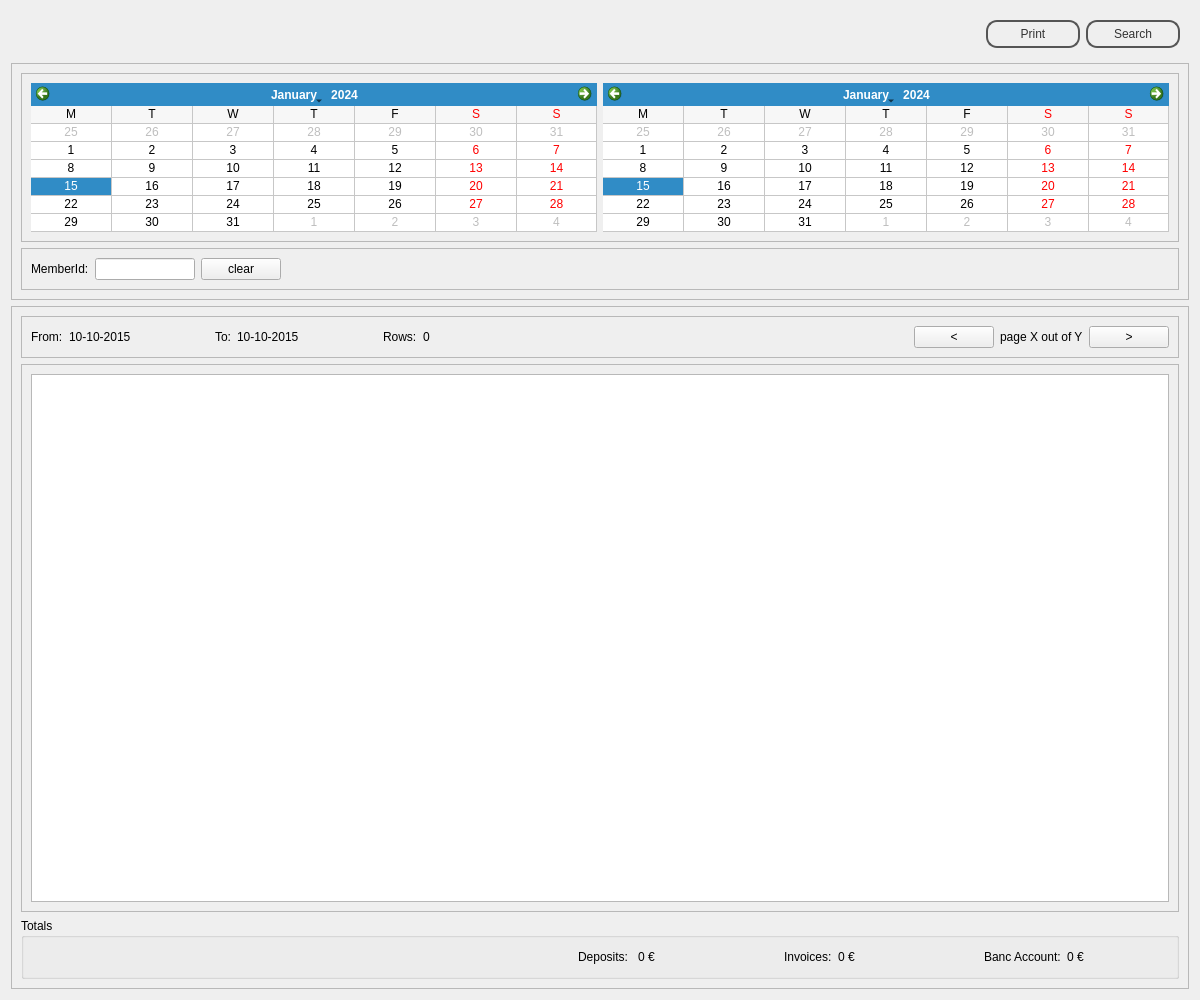
<?xml version="1.0" encoding="UTF-8"?>
<ui version="4.0">
 <class>AccountBalanceView</class>
 <widget class="QWidget" name="AccountBalanceView">
  <property name="geometry">
   <rect>
    <x>0</x>
    <y>0</y>
    <width>1200</width>
    <height>1000</height>
   </rect>
  </property>
  <property name="windowTitle">
   <string>Form</string>
  </property>
  <property name="styleSheet">
   <string notr="true">#topFrame {
border: none;
background: qlineargradient(x1: 0, y1: 0, x2: 0, y2: 1,
stop: 0 #a6a6a6, stop: 0.08 #7f7f7f,
stop: 0.39999 #717171, stop: 0.4 #626262,
stop: 0.9 #4c4c4c, stop: 1 #333333);
}

#bottomFrame {
border: none;
background: white;
}

#topFrame QPushButton {
color: #333;
border: 2px solid #555;
border-radius: 11px;
padding: 5px;
background: qradialgradient(cx: 0.3, cy: -0.4,
fx: 0.3, fy: -0.4,
radius: 1.35, stop: 0 #fff, stop: 1 #888);
min-width: 80px;
}

#topFrame QPushButton:hover {
background: qradialgradient(cx: 0.3, cy: -0.4,
fx: 0.3, fy: -0.4,
radius: 1.35, stop: 0 #fff, stop: 1 #bbb);
}

#topFrame QPushButton:pressed {
background: qradialgradient(cx: 0.4, cy: -0.1,
fx: 0.4, fy: -0.1,
radius: 1.35, stop: 0 #fff, stop: 1 #ddd);
}
</string>
  </property>
  <layout class="QVBoxLayout" name="verticalLayout">
   <item>
    <widget class="QFrame" name="topFrame">
     <property name="sizePolicy">
      <sizepolicy hsizetype="Preferred" vsizetype="Fixed">
       <horstretch>0</horstretch>
       <verstretch>0</verstretch>
      </sizepolicy>
     </property>
     <property name="frameShape">
      <enum>QFrame::StyledPanel</enum>
     </property>
     <property name="frameShadow">
      <enum>QFrame::Raised</enum>
     </property>
     <layout class="QHBoxLayout" name="horizontalLayout_3">
      <item>
       <spacer name="horizontalSpacer_2">
        <property name="orientation">
         <enum>Qt::Horizontal</enum>
        </property>
        <property name="sizeHint" stdset="0">
         <size>
          <width>548</width>
          <height>20</height>
         </size>
        </property>
       </spacer>
      </item>
      <item>
       <widget class="QPushButton" name="printPushButton">
        <property name="text">
         <string>Print</string>
        </property>
       </widget>
      </item>
      <item>
       <widget class="QPushButton" name="searchPushButton">
        <property name="text">
         <string>Search</string>
        </property>
       </widget>
      </item>
     </layout>
    </widget>
   </item>
   <item>
    <widget class="QFrame" name="searchFrame">
     <property name="sizePolicy">
      <sizepolicy hsizetype="Preferred" vsizetype="Fixed">
       <horstretch>0</horstretch>
       <verstretch>0</verstretch>
      </sizepolicy>
     </property>
     <property name="frameShape">
      <enum>QFrame::StyledPanel</enum>
     </property>
     <property name="frameShadow">
      <enum>QFrame::Raised</enum>
     </property>
     <layout class="QVBoxLayout" name="verticalLayout_2">
      <item>
       <widget class="QFrame" name="dateFrame">
        <property name="frameShape">
         <enum>QFrame::StyledPanel</enum>
        </property>
        <property name="frameShadow">
         <enum>QFrame::Raised</enum>
        </property>
        <layout class="QHBoxLayout" name="horizontalLayout">
         <item>
          <widget class="QCalendarWidget" name="fromCalendarWidget">
           <property name="gridVisible">
            <bool>true</bool>
           </property>
           <property name="horizontalHeaderFormat">
            <enum>QCalendarWidget::SingleLetterDayNames</enum>
           </property>
           <property name="verticalHeaderFormat">
            <enum>QCalendarWidget::NoVerticalHeader</enum>
           </property>
          </widget>
         </item>
         <item>
          <widget class="QCalendarWidget" name="toCalendarWidget">
           <property name="gridVisible">
            <bool>true</bool>
           </property>
           <property name="horizontalHeaderFormat">
            <enum>QCalendarWidget::SingleLetterDayNames</enum>
           </property>
           <property name="verticalHeaderFormat">
            <enum>QCalendarWidget::NoVerticalHeader</enum>
           </property>
          </widget>
         </item>
        </layout>
       </widget>
      </item>
      <item>
       <widget class="QFrame" name="memberFrame">
        <property name="frameShape">
         <enum>QFrame::StyledPanel</enum>
        </property>
        <property name="frameShadow">
         <enum>QFrame::Raised</enum>
        </property>
        <layout class="QHBoxLayout" name="horizontalLayout_2">
         <item>
          <widget class="QLabel" name="memberIdLabel">
           <property name="text">
            <string>MemberId:</string>
           </property>
          </widget>
         </item>
         <item>
          <widget class="QLineEdit" name="memberIdLineEdit">
           <property name="sizePolicy">
            <sizepolicy hsizetype="Fixed" vsizetype="Fixed">
             <horstretch>0</horstretch>
             <verstretch>0</verstretch>
            </sizepolicy>
           </property>
           <property name="minimumSize">
            <size>
             <width>100</width>
             <height>0</height>
            </size>
           </property>
           <property name="maximumSize">
            <size>
             <width>100</width>
             <height>16777215</height>
            </size>
           </property>
          </widget>
         </item>
         <item>
          <widget class="QPushButton" name="clearPushButton">
           <property name="text">
            <string>clear</string>
           </property>
          </widget>
         </item>
         <item>
          <spacer name="horizontalSpacer">
           <property name="orientation">
            <enum>Qt::Horizontal</enum>
           </property>
           <property name="sizeHint" stdset="0">
            <size>
             <width>862</width>
             <height>20</height>
            </size>
           </property>
          </spacer>
         </item>
        </layout>
       </widget>
      </item>
     </layout>
    </widget>
   </item>
   <item>
    <widget class="QFrame" name="resultsFrame">
     <property name="frameShape">
      <enum>QFrame::StyledPanel</enum>
     </property>
     <property name="frameShadow">
      <enum>QFrame::Raised</enum>
     </property>
     <layout class="QVBoxLayout" name="verticalLayout_3">
      <item>
       <widget class="QFrame" name="pagingFrame">
        <property name="frameShape">
         <enum>QFrame::StyledPanel</enum>
        </property>
        <property name="frameShadow">
         <enum>QFrame::Raised</enum>
        </property>
        <layout class="QHBoxLayout" name="horizontalLayout_4">
         <item>
          <widget class="QLabel" name="fromDateResultLabel">
           <property name="text">
            <string>From:</string>
           </property>
          </widget>
         </item>
         <item>
          <widget class="QLabel" name="fromDateResultValueLabel">
           <property name="minimumSize">
            <size>
             <width>100</width>
             <height>0</height>
            </size>
           </property>
           <property name="maximumSize">
            <size>
             <width>200</width>
             <height>16777215</height>
            </size>
           </property>
           <property name="text">
            <string>10-10-2015</string>
           </property>
          </widget>
         </item>
         <item>
          <spacer name="horizontalSpacer_4">
           <property name="orientation">
            <enum>Qt::Horizontal</enum>
           </property>
           <property name="sizeType">
            <enum>QSizePolicy::Fixed</enum>
           </property>
           <property name="sizeHint" stdset="0">
            <size>
             <width>40</width>
             <height>20</height>
            </size>
           </property>
          </spacer>
         </item>
         <item>
          <widget class="QLabel" name="toDateResultLabel">
           <property name="text">
            <string>To:</string>
           </property>
          </widget>
         </item>
         <item>
          <widget class="QLabel" name="toDateResultValueLabel">
           <property name="minimumSize">
            <size>
             <width>100</width>
             <height>0</height>
            </size>
           </property>
           <property name="maximumSize">
            <size>
             <width>200</width>
             <height>16777215</height>
            </size>
           </property>
           <property name="text">
            <string>10-10-2015</string>
           </property>
          </widget>
         </item>
         <item>
          <spacer name="horizontalSpacer_3">
           <property name="orientation">
            <enum>Qt::Horizontal</enum>
           </property>
           <property name="sizeType">
            <enum>QSizePolicy::Fixed</enum>
           </property>
           <property name="sizeHint" stdset="0">
            <size>
             <width>40</width>
             <height>20</height>
            </size>
           </property>
          </spacer>
         </item>
         <item>
          <widget class="QLabel" name="totalRowsLabel">
           <property name="text">
            <string>Rows:</string>
           </property>
          </widget>
         </item>
         <item>
          <widget class="QLabel" name="totalRowsValueLabel">
           <property name="minimumSize">
            <size>
             <width>100</width>
             <height>0</height>
            </size>
           </property>
           <property name="maximumSize">
            <size>
             <width>100</width>
             <height>16777215</height>
            </size>
           </property>
           <property name="text">
            <string>0</string>
           </property>
          </widget>
         </item>
         <item>
          <spacer name="horizontalSpacer_6">
           <property name="orientation">
            <enum>Qt::Horizontal</enum>
           </property>
           <property name="sizeHint" stdset="0">
            <size>
             <width>376</width>
             <height>20</height>
            </size>
           </property>
          </spacer>
         </item>
         <item>
          <widget class="QPushButton" name="prevPagePushButton">
           <property name="text">
            <string>&lt;</string>
           </property>
          </widget>
         </item>
         <item>
          <widget class="QLabel" name="pageInfoLabel">
           <property name="text">
            <string>page X out of Y</string>
           </property>
          </widget>
         </item>
         <item>
          <widget class="QPushButton" name="nextPagePushButton">
           <property name="text">
            <string>&gt;</string>
           </property>
          </widget>
         </item>
        </layout>
       </widget>
      </item>
      <item>
       <widget class="QFrame" name="transactionsFrame">
        <property name="frameShape">
         <enum>QFrame::StyledPanel</enum>
        </property>
        <property name="frameShadow">
         <enum>QFrame::Raised</enum>
        </property>
        <layout class="QVBoxLayout" name="verticalLayout_4">
         <item>
          <widget class="QTableWidget" name="transactionsTableWidget">
           <property name="editTriggers">
            <set>QAbstractItemView::NoEditTriggers</set>
           </property>
           <property name="selectionMode">
            <enum>QAbstractItemView::NoSelection</enum>
           </property>
           <property name="selectionBehavior">
            <enum>QAbstractItemView::SelectRows</enum>
           </property>
           <attribute name="verticalHeaderVisible">
            <bool>false</bool>
           </attribute>
          </widget>
         </item>
        </layout>
       </widget>
      </item>
      <item>
       <widget class="QGroupBox" name="totalsGroupBox">
        <property name="title">
         <string>Totals</string>
        </property>
        <layout class="QHBoxLayout" name="horizontalLayout_5">
         <item>
          <spacer name="horizontalSpacer_5">
           <property name="orientation">
            <enum>Qt::Horizontal</enum>
           </property>
           <property name="sizeHint" stdset="0">
            <size>
             <width>40</width>
             <height>20</height>
            </size>
           </property>
          </spacer>
         </item>
         <item>
          <widget class="QLabel" name="totalDepositsLabel">
           <property name="text">
            <string>Deposits: </string>
           </property>
          </widget>
         </item>
         <item>
          <widget class="QLabel" name="totalDepositsValueLabel">
           <property name="minimumSize">
            <size>
             <width>100</width>
             <height>0</height>
            </size>
           </property>
           <property name="maximumSize">
            <size>
             <width>100</width>
             <height>16777215</height>
            </size>
           </property>
           <property name="text">
            <string>0 €</string>
           </property>
          </widget>
         </item>
         <item>
          <spacer name="horizontalSpacer_7">
           <property name="orientation">
            <enum>Qt::Horizontal</enum>
           </property>
           <property name="sizeType">
            <enum>QSizePolicy::Fixed</enum>
           </property>
           <property name="sizeHint" stdset="0">
            <size>
             <width>40</width>
             <height>20</height>
            </size>
           </property>
          </spacer>
         </item>
         <item>
          <widget class="QLabel" name="label">
           <property name="text">
            <string>Invoices:</string>
           </property>
          </widget>
         </item>
         <item>
          <widget class="QLabel" name="label_2">
           <property name="minimumSize">
            <size>
             <width>100</width>
             <height>0</height>
            </size>
           </property>
           <property name="maximumSize">
            <size>
             <width>100</width>
             <height>16777215</height>
            </size>
           </property>
           <property name="text">
            <string>0 €</string>
           </property>
          </widget>
         </item>
         <item>
          <spacer name="horizontalSpacer_8">
           <property name="orientation">
            <enum>Qt::Horizontal</enum>
           </property>
           <property name="sizeType">
            <enum>QSizePolicy::Fixed</enum>
           </property>
           <property name="sizeHint" stdset="0">
            <size>
             <width>40</width>
             <height>20</height>
            </size>
           </property>
          </spacer>
         </item>
         <item>
          <widget class="QLabel" name="label_3">
           <property name="text">
            <string>Banc Account:</string>
           </property>
          </widget>
         </item>
         <item>
          <widget class="QLabel" name="label_4">
           <property name="minimumSize">
            <size>
             <width>100</width>
             <height>0</height>
            </size>
           </property>
           <property name="maximumSize">
            <size>
             <width>100</width>
             <height>16777215</height>
            </size>
           </property>
           <property name="text">
            <string>0 €</string>
           </property>
          </widget>
         </item>
        </layout>
       </widget>
      </item>
     </layout>
    </widget>
   </item>
  </layout>
 </widget>
 <resources/>
 <connections/>
</ui>
